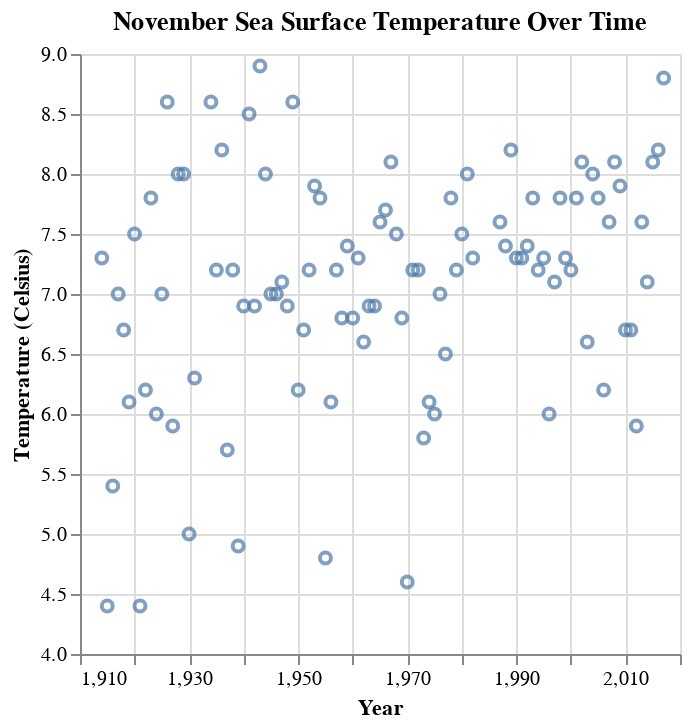

Notebook cell for this chart:
### Code cell
"""
3. Plot to compare
"""
# Filter for November data only
november_temp = tidy_temp[tidy_temp["Month"] == "Nov"]

# Create November scatter plot for visualization
scatter_november = alt.Chart(november_temp).mark_point().encode(
    x=alt.X("Year")
            .title("Year")
            .scale(zero=False),
    y=alt.Y("Temperature")
            .title("Temperature (Celsius)")
            .scale(zero=False)
).properties(
    title="November Sea Surface Temperature Over Time"
)

scatter_november # Display chart

### Figure 1 — Vega specification as saved in the notebook (floating-point values rounded to 4 significant figures)
{"$schema": "https://vega.github.io/schema/vega/v5.json", "data": [{"name": "source_0", "values": [{"Temperature": 7.3, "Year": 1914}, {"Temperature": 4.4, "Year": 1915}, {"Temperature": 5.4, "Year": 1916}, {"Temperature": 7.0, "Year": 1917}, {"Temperature": 6.7, "Year": 1918}, {"Temperature": 6.1, "Year": 1919}, {"Temperature": 7.5, "Year": 1920}, {"Temperature": 4.4, "Year": 1921}, {"Temperature": 6.2, "Year": 1922}, {"Temperature": 7.8, "Year": 1923}, {"Temperature": 6.0, "Year": 1924}, {"Temperature": 7.0, "Year": 1925}, {"Temperature": 8.6, "Year": 1926}, {"Temperature": 5.9, "Year": 1927}, {"Temperature": 8.0, "Year": 1928}, {"Temperature": 8.0, "Year": 1929}, {"Temperature": 5.0, "Year": 1930}, {"Temperature": 6.3, "Year": 1931}, {"Temperature": 8.6, "Year": 1934}, {"Temperature": 7.2, "Year": 1935}, {"Temperature": 8.2, "Year": 1936}, {"Temperature": 5.7, "Year": 1937}, {"Temperature": 7.2, "Year": 1938}, {"Temperature": 4.9, "Year": 1939}, {"Temperature": 6.9, "Year": 1940}, {"Temperature": 8.5, "Year": 1941}, {"Temperature": 6.9, "Year": 1942}, {"Temperature": 8.9, "Year": 1943}, {"Temperature": 8.0, "Year": 1944}, {"Temperature": 7.0, "Year": 1945}, {"Temperature": 7.0, "Year": 1946}, {"Temperature": 7.1, "Year": 1947}, {"Temperature": 6.9, "Year": 1948}, {"Temperature": 8.6, "Year": 1949}, {"Temperature": 6.2, "Year": 1950}, {"Temperature": 6.7, "Year": 1951}, {"Temperature": 7.2, "Year": 1952}, {"Temperature": 7.9, "Year": 1953}, {"Temperature": 7.8, "Year": 1954}, {"Temperature": 4.8, "Year": 1955}, {"Temperature": 6.1, "Year": 1956}, {"Temperature": 7.2, "Year": 1957}, {"Temperature": 6.8, "Year": 1958}, {"Temperature": 7.4, "Year": 1959}, {"Temperature": 6.8, "Year": 1960}, {"Temperature": 7.3, "Year": 1961}, {"Temperature": 6.6, "Year": 1962}, {"Temperature": 6.9, "Year": 1963}, {"Temperature": 6.9, "Year": 1964}, {"Temperature": 7.6, "Year": 1965}, {"Temperature": 7.7, "Year": 1966}, {"Temperature": 8.1, "Year": 1967}, {"Temperature": 7.5, "Year": 1968}, {"Temperature": 6.8, "Year": 1969}, {"Temperature": 4.6, "Year": 1970}, {"Temperature": 7.2, "Year": 1971}, {"Temperature": 7.2, "Year": 1972}, {"Temperature": 5.8, "Year": 1973}, {"Temperature": 6.1, "Year": 1974}, {"Temperature": 6.0, "Year": 1975}, {"Temperature": 7.0, "Year": 1976}, {"Temperature": 6.5, "Year": 1977}, {"Temperature": 7.8, "Year": 1978}, {"Temperature": 7.2, "Year": 1979}, {"Temperature": 7.5, "Year": 1980}, {"Temperature": 8.0, "Year": 1981}, {"Temperature": 7.3, "Year": 1982}, {"Temperature": 7.6, "Year": 1987}, {"Temperature": 7.4, "Year": 1988}, {"Temperature": 8.2, "Year": 1989}, {"Temperature": 7.3, "Year": 1990}, {"Temperature": 7.3, "Year": 1991}, {"Temperature": 7.4, "Year": 1992}, {"Temperature": 7.8, "Year": 1993}, {"Temperature": 7.2, "Year": 1994}, {"Temperature": 7.3, "Year": 1995}, {"Temperature": 6.0, "Year": 1996}, {"Temperature": 7.1, "Year": 1997}, {"Temperature": 7.8, "Year": 1998}, {"Temperature": 7.3, "Year": 1999}, {"Temperature": 7.2, "Year": 2000}, {"Temperature": 7.8, "Year": 2001}, {"Temperature": 8.1, "Year": 2002}, {"Temperature": 6.6, "Year": 2003}, {"Temperature": 8.0, "Year": 2004}, {"Temperature": 7.8, "Year": 2005}, {"Temperature": 6.2, "Year": 2006}, {"Temperature": 7.6, "Year": 2007}, {"Temperature": 8.1, "Year": 2008}, {"Temperature": 7.9, "Year": 2009}, {"Temperature": 6.7, "Year": 2010}, {"Temperature": 6.7, "Year": 2011}, {"Temperature": 5.9, "Year": 2012}, {"Temperature": 7.6, "Year": 2013}, {"Temperature": 7.1, "Year": 2014}, {"Temperature": 8.1, "Year": 2015}, {"Temperature": 8.2, "Year": 2016}, {"Temperature": 8.8, "Year": 2017}]}, {"name": "source_0_x_domain_Year", "values": [{"min": 1914, "max": 2017}]}, {"name": "source_0_y_domain_Temperature", "values": [{"min": 4.4, "max": 8.9}]}], "marks": [{"type": "symbol", "name": "marks", "from": {"data": "source_0"}, "encode": {"update": {"fill": {"value": "transparent"}, "x": {"field": "Year", "scale": "x"}, "y": {"field": "Temperature", "scale": "y"}, "opacity": {"value": 0.7}, "stroke": {"value": "#4c78a8"}}}, "style": ["point"]}], "scales": [{"name": "x", "type": "linear", "domain": [{"signal": "(data(\"source_0_x_domain_Year\")[0] || {}).min"}, {"signal": "(data(\"source_0_x_domain_Year\")[0] || {}).max"}], "range": [0, {"signal": "width"}], "zero": false, "nice": true}, {"name": "y", "type": "linear", "domain": [{"signal": "(data(\"source_0_y_domain_Temperature\")[0] || {}).min"}, {"signal": "(data(\"source_0_y_domain_Temperature\")[0] || {}).max"}], "range": [{"signal": "height"}, 0], "nice": true, "zero": false}], "axes": [{"scale": "x", "labels": false, "domain": false, "minExtent": 0, "tickCount": {"signal": "ceil(width/40)"}, "ticks": false, "gridScale": "y", "zindex": 0, "maxExtent": 0, "aria": false, "orient": "bottom", "grid": true}, {"scale": "y", "domain": false, "aria": false, "grid": true, "orient": "left", "labels": false, "ticks": false, "maxExtent": 0, "tickCount": {"signal": "ceil(height/40)"}, "gridScale": "x", "zindex": 0, "minExtent": 0}, {"scale": "x", "labelOverlap": true, "labelFlush": true, "title": "Year", "grid": false, "orient": "bottom", "zindex": 0, "tickCount": {"signal": "ceil(width/40)"}}, {"scale": "y", "zindex": 0, "labelOverlap": true, "title": "Temperature (Celsius)", "tickCount": {"signal": "ceil(height/40)"}, "orient": "left", "grid": false}], "title": {"text": "November Sea Surface Temperature Over Time", "frame": "group"}, "background": "white", "padding": 5, "width": 300, "height": 300, "style": "cell"}
